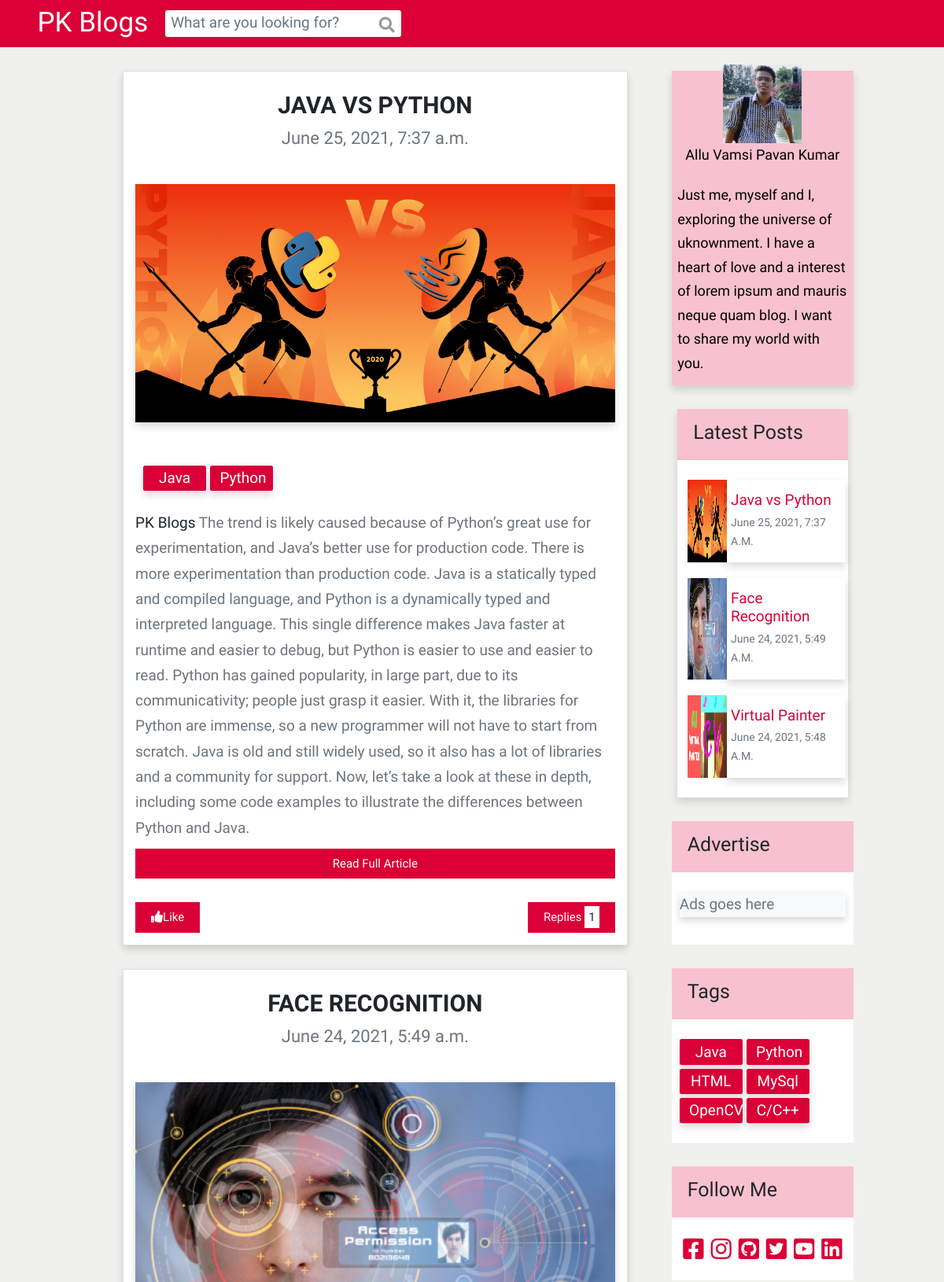
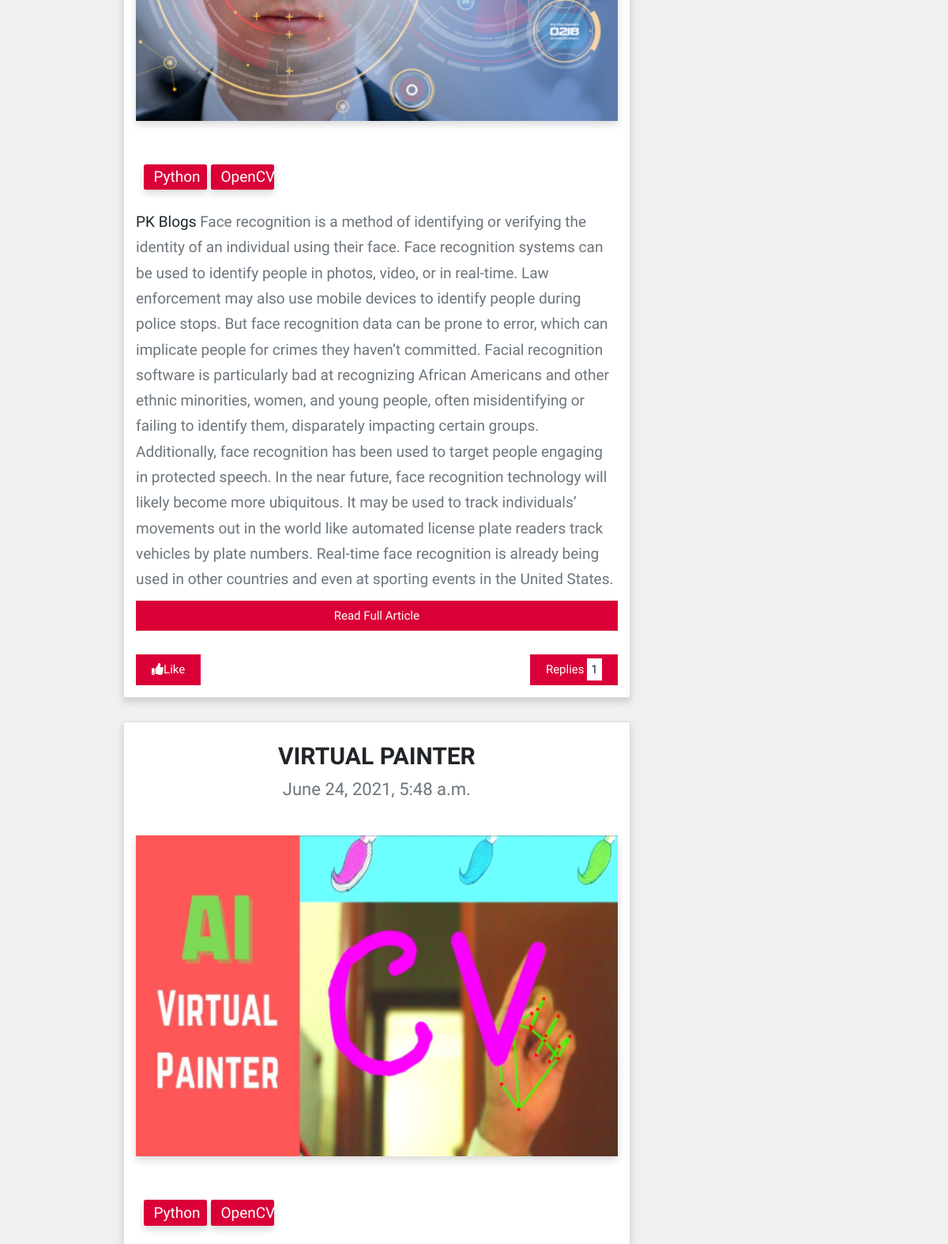
The page / (upper part) on the database its author committed (2 pictures, top to bottom).
### blog/models.py (models this page shows, shortened)
class Post(models.Model):
    title = models.CharField(max_length = 100)
    overview = models.TextField()
    short_name = models.CharField(max_length = 50,null = True,blank = True)
    body_text = RichTextUploadingField(null = True)
    slug = models.SlugField(null=True, blank=True)
    time_upload = models.DateTimeField(auto_now_add = True)
    thumbnail = models.ImageField(upload_to = 'thumbnails')
    categories = models.ManyToManyField(Category)
    class Meta:
        ordering = ['-pk']

class Category(models.Model):
    title = models.CharField(max_length=20)

### blog/views.py (the view)
# urls.py: path('', index, name = 'home'),
def index(request):
    all_posts = Paginator(Post.objects.all(),3)
    page = request.GET.get('page')
    try:
        posts = all_posts.page(page)
    except PageNotAnInteger:
        posts = all_posts.page(1)
    except EmptyPage:
        posts = all_posts.page(all_posts.num_pages)
    params = {
        'posts' : posts,
        'posts_lat' : Post.objects.all(),
        'category' : Category.objects.all(),
    }
    return render(request, 'index.html',params)

### templates/index.html (shortened to what this page needs)
{% extends 'base.html' %}
{% block body %}
{% load static %}
    {% for item in posts %}
    <div class="col-12 card p-4 shadow blog_left__div ">
        <div class="d-flex justify-content-center align-items-center flex-column pt-3 pb-5 ">
            <h1 class="text-uppercase">{{ item.title }}</h1>
            <p class="blog_title">  {{ item.time_upload }} </p>
        </div>
        <figure class="right_side_img mb-5 ">
            <img src="{{item.thumbnail.url }}" class="img-fluid shadow">
        </figure>
        <div class="tags_main right_sub__div">
            {% for cat in item.categories.all %}
                <a href="#" class="badge shadow text-capitalize"> {{cat.title}} </a>
            {% endfor %}
        </div>
        <p><span class="font-weight-bold">PK Blogs</span> {{ item.overview }} </p>
        <button class="left_div__reply"><a href="{% url 'post' item.id item.slug %}" style = "text-decoration: none; color:#fff;">Read Full Article</a></button>
        <div class="d-flex justify-content-between left_div_btns">
            <div>
                <button class="left_div__like" id="like_btn"><i class="fa fa-thumbs-up"></i>Like</button>
            </div>
            <div>
                <button class="left_div__reply" onclick="reply('reply1')">Replies <badge class="bg-white text-dark p-2">1</badge></button>
            </div>
        </div>
    </div>
    {% endfor %}
{% endblock body %}

### templates/base.html (shortened to what this page needs)
<!doctype html>
<html lang="en">
{% load static %}
    <head>
        <link rel="stylesheet" type="text/css" href="https://cdnjs.cloudflare.com/ajax/libs/font-awesome/5.10.0/css/all.min.css">
        <link rel="stylesheet" href="https://stackpath.bootstrapcdn.com/bootstrap/5.0.0-alpha1/css/bootstrap.min.css">
        <link rel="stylesheet" type="text/css" href="{% static 'css/style.css' %}">
    </head>
    <body>
        <header class="main_header">
        <nav class="navbar navbar-expand-lg navbar-dark navbar-survival101">
            <div class="container">
              <a class="navbar-brand" href="#">
                  <h1 style = "font-size:3.5rem;">PK Blogs</h1>
              </a>
              <div class="collapse navbar-collapse" id="navbarColor02">
                <form action = "{% url 'search' %}" class="form-inline" method = "get">
                  <div class="input-group search-box">
                    <input type="text" class="form-control" placeholder="What are you looking for?" aria-label="Search for..." name="q">
                    <span class="input-group-btn">
                      <button class="btn btn-secondary" type="submit"><i class="fa fa-search"></i></button>
                    </span>
                  </div>
                </form>
              </div>
            </div>
</nav>
        </header>
        <div class="container-fluid ">
            <div class="row ">
                <div class="col-xl-10  col-lg-10 col-md-12 col-11 mx-auto my-5">
                    <div class="row gx-5 mx-sm-auto">
                        <div class="col-lg-8 col-md-11 col-11 mx-auto">
                            <div class="row gy-5 ">
                                {% block body %}
                                {% endblock body %}
                            </div>
                        </div>
                        <div class="col-lg-3 col-md-7 col-11  justify-content-end m-lg-0 m-auto ">
                            <div class="row gy-5 left_div__blog">
                                <div class="col-12  about_me_div shadow">
                                    <div>
                                        <img src="{% static 'images/pavan.jpg' %}">
                                    </div>
                                    <p>Allu Vamsi Pavan Kumar</p>
                                    <p>Just me, myself and I, exploring the universe of uknownment. I have a heart of love and a interest of lorem ipsum and mauris neque quam blog. I want to share my world with you.</p>
                                </div>
                                <div class=" popular_post ">
                                    <div class="right_div__title py-4 pl-2 shadow">
                                        <h2>Latest Posts</h2>
                                    </div>
                                    <div class="right_sub__div shadow">
                                        {% for item in posts_lat|slice:":3" %}
                                        <div class="row " >
                                            <div class="col-3  popular_post__img1 py-2 pl-2" style = "background-image: url({{item.thumbnail.url}});background-size: 100% 100%;">
                                            </div>
                                            <div class="col-9 shadow" style="padding : 5px;">
                                                <a href="{% url 'post' item.id item.slug %}"> <h3 style=" font-size: 1.9rem; margin-top:10px;color:#DA0037;">{{ item.title }}</h3></a>
                                                <p class="text-capitalize" style=" font-size: 1.4rem;">{{item.time_upload}}</p>
                                            </div>
                                        </div>
                                        {% endfor %}
                                    </div>
                                </div>
                                <div class=" right_div_post">
                                    <div class="right_div__title py-4 pl-2 ">
                                        <h2>Advertise</h2>
                                    </div>
                                    <div class="right_sub__div ">
                                        <div class="adevetise_img bg-light shadow">
                                            <p>Ads goes here</p>
                                        </div>
                                    </div>
                                </div>
                                <div class=" right_div_post">
                                    <div class="right_div__title py-4 pl-2 ">
                                        <h2>Tags</h2>
                                    </div>
                                    <div class="tags_main right_sub__div">
                                        {% for cat in category %}
                                        <a href="#" class="badge shadow text-capitalize"> {{cat.title}} </a>
                                        {% endfor %}
                                    </div>
                                </div>
                                <div class=" right_div_post">
                                    <div class="right_div__title py-4 pl-2 ">
                                        <h2>Follow Me</h2>
                                    </div>
                                    <div class="right_sub__div d-flex justify-content-around">
                                        <a href="https://google.com/"> <i class="fab fa-facebook-square fa-3x" style="color: #DA0037;"></i></a>
                                        <a href="#"> <i class="fab fa-3x fa-instagram" style="color: #DA0037;"></i></a>
                                        <a href="https://github.com/pavankumarallu/"> <i class="fab fa-3x fa-github-square" style="color: #DA0037;"></i> </a>
                                        <a href="#"> <i class="fab fa-3x fa-twitter-square" style="color: #DA0037;"></i></a>
                                        <a href="#"> <i class="fab fa-3x fa-youtube-square" style="color: #DA0037;"></i> </a>
                                        <a href="https://www.linkedin.com/in/vamsi-pavan-kumar-allu-2771b41a0/"> <i class="fab fa-3x fa-linkedin" style="color: #DA0037;"></i></a>
                                    </div>
                                </div>
                            </div>
                        </div>
                    </div>
                </div>
            </div>
        </div>
    </body>
</html>

### static/css/style.css (style rules this page uses)
:root { --bg-size: 100% 100%; --main_color: #DFEEEA; --title: 'Josefin Sans', sans-serif; --font-para: 'David Libre', serif; --btn-color: #DA0037; --btn-font-color: #fff; --btn-font: 1.5rem; --eff: .3s all ease; }
* { font-family: var(--font-para); }
html { font-size: 62.5%; }
p, label, input::placeholder { font-size: 1.9rem; line-height: 170%; color: #6c757d; }
figure img, .fab, .fas { transition: var(--eff); }
a, a:hover { text-decoration: none; cursor: pointer; }
body { background: hsl(84, 3%, 94%); }
.navbar-survival101 { background-color:#DA0037; }
.navbar-survival101 .navbar-brand { margin-right: 2.15rem; padding: 3px 0 0 0; line-height: 36px; }
.search-box { position: relative; height: 34px; }
.search-box input { border: 0; border-radius: 3px !important; padding-right: 28px; font-size: 15px; }
.search-box .input-group-btn { position: absolute; right: 0; top: 0; z-index: 999; }
.search-box .input-group-btn button { background-color: transparent; border: 0; padding: 4px 8px; color: rgba(0,0,0,.4); font-size: 20px; }
nav { padding: 5px 40px; }
@media (min-width: 992px) { .search-box { width: 300px !important; } }
img { width:100%; height: 100%; }
.blog_left__div h1 { font-family: var(--title); font-weight: bold; font-size: 3rem; }
.blog_left__div .blog_title { font-weight: 400; font-size: 2.2rem; }
.blog_left__div p span { color: #1b262c; }
.left_div_btns { margin-top: 3rem; transition: var(--eff); }
.left_div__like { color: var(--btn-font-color); font-size: var(--btn-font); transition: var(--eff); padding: .8rem 2rem; background-color: var(--btn-color); border-color: var(--btn-color); font-family: var(--title); outline: none; border: none; }
.left_div__reply { color: var(--btn-font-color); font-size: var(--btn-font); transition: var(--eff); padding: .8rem 2rem; background-color: var(--btn-color); border-color: var(--btn-color); font-family: var(--title); outline: none; border: none; }
.about_me_div { width: auto; height: 40rem; display: flex; justify-content: center; align-items: center; flex-direction: column; background-color:#f8c1cf ; background-size: var(--bg-size); }
.about_me_div p { font-size: 1.8rem; padding-bottom: 1rem; color: #000; }
.right_div__title { background: #f8c1cf; box-shadow: 0 1rem 3rem -1rem rgba(255, 255, 255, 0.7); }
.right_div__title h2 { font-size: 2.5rem; padding-left: 2rem; }
.right_sub__div { background: #fff; padding: 2.5rem 1rem; }
.right_sub__div .row { margin-bottom: 2rem; padding-left: 1rem; }
.right_sub__div .row:last-child { margin-bottom: 0; }
.row>.right_div_post { padding-left: 0; padding-right: 0; }
.tags_main { display: grid; grid-template-columns: repeat(auto-fill, minmax(4rem, 8rem)); grid-gap: .5rem; }
.tags_main a { font-size: 1.9rem; line-height: 100%; font-weight: lighter; background: #DA0037; transition: var(--eff); }
.fab { color: #000; }

### rows shown on the page
Post: title "JAVA VS PYTHON", time_upload "June 25, 2021, 7:37 a.m.", thumbnail (picture), overview "The trend is likely caused because of Python’s great use for experimentation, and Java’s better use for production code. There is more experimentation than production code. Java is a statically typed and compiled language, and Python is a dynamically typed and interpreted language. This single difference makes Java faster at runtime and easier to debug, but Python is easier to use and easier to read. Python has gained popularity, in large part, due to its communicativity; people just grasp it easier. With it, the libraries for Python are immense, so a new programmer will not have to start from scratch. Java is old and still widely used, so it also has a lot of libraries and a community for…", title "Java vs Python", time_upload "June 25, 2021, 7:37 A.m."
Category: title "Java"
Category: title "Python"
Post: title "FACE RECOGNITION", time_upload "June 24, 2021, 5:49 a.m.", thumbnail (picture), overview "Face recognition is a method of identifying or verifying the identity of an individual using their face. Face recognition systems can be used to identify people in photos, video, or in real-time. Law enforcement may also use mobile devices to identify people during police stops. But face recognition data can be prone to error, which can implicate people for crimes they haven’t committed. Facial recognition software is particularly bad at recognizing African Americans and other ethnic minorities, women, and young people, often misidentifying or failing to identify them, disparately impacting certain groups. Additionally, face recognition has been used to target people engaging in protected…", title "Face Recognition", time_upload "June 24, 2021, 5:49 A.m."
Category: title "OpenCV"
Post: title "VIRTUAL PAINTER", time_upload "June 24, 2021, 5:48 a.m.", thumbnail (picture), title "Virtual Painter", time_upload "June 24, 2021, 5:48 A.m."
Category: title "HTML"
Category: title "MySql"
Category: title "C/C++"
